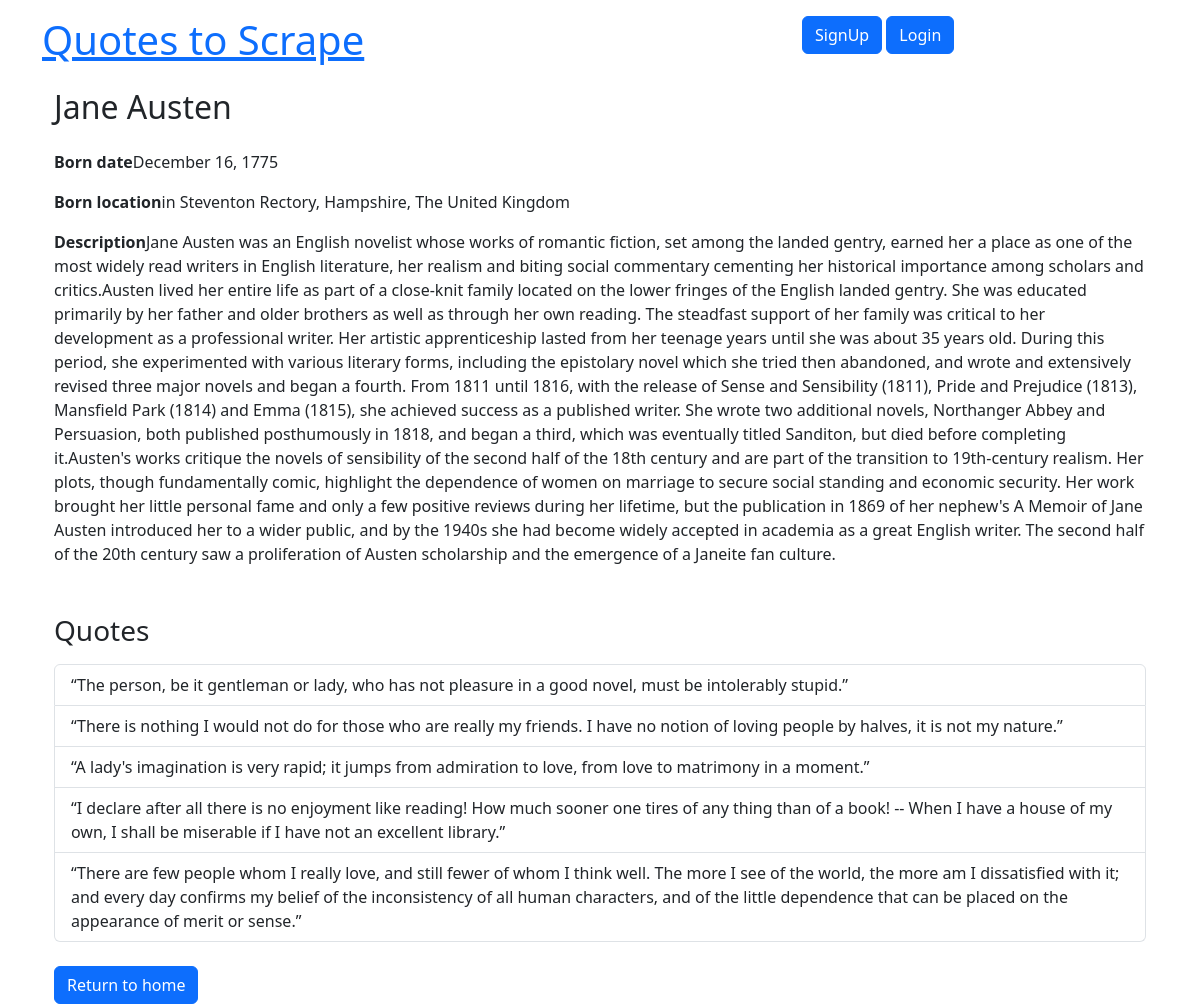
The page /author/2 on the database its author committed.
### quotes/models.py (models this page shows, shortened)
class Author(models.Model):
    fullname = models.CharField(max_length=50)
    born_date = models.CharField(max_length=50)
    born_location = models.CharField(max_length=150)
    description = models.TextField()
    create_at = models.DateTimeField(auto_now_add=True)

class Quote(models.Model):
    quote = models.TextField()
    tags = models.ManyToManyField(Tag)
    author = models.ForeignKey(Author, on_delete=models.CASCADE, default=None, null=True)
    create_at = models.DateTimeField(auto_now_add=True)

### quotes/views.py (the view)
# urls.py: path('author/<int:author_id>', views.author_detail, name='author_detail'),
def author_detail(request, author_id):
    author = get_object_or_404(Author, id=author_id)
    quotes = Quote.objects.filter(author=author)
    return render(request, 'quotes/author_detail.html', {'author': author, 'quotes': quotes})

### quotes/templates/quotes/author_detail.html
{% extends 'quotes/base.html' %}
{% block body %}
<div class="container mt-3">
    <h2>{{ author.fullname }}</h2>
    <div class="author_details mt-4">
        <p><strong>Born date</strong>{{ author.born_date }}</p>
        <p><strong>Born location</strong>{{ author.born_location }}</p>
        <p><strong>Description</strong>{{ author.description }}</p>
    </div>
    <h3 class="mt-5">Quotes</h3>
    <ul class="list-group mt-3">
        {% for quote in quotes %}
        <li class="list-group-item">{{ quote.quote }}</li>
        {% empty %}
        <li class="list-group-item text-muted">This author has no citations.</li>
        {% endfor %}
    </ul>
    <div class="mt-4">
        <a href="{% url 'quotes:home' %}" class="btn btn-primary">Return to home</a>
    </div>
</div>
{% endblock %}

### rows shown on the page
Author: fullname "Jane Austen", born_date "December 16, 1775", born_location "in Steventon Rectory, Hampshire, The United Kingdom", description "Jane Austen was an English novelist whose works of romantic fiction, set among the landed gentry, earned her a place as one of the most widely read writers in English literature, her realism and biting social commentary cementing her historical importance among scholars and critics.Austen lived her entire life as part of a close-knit family located on the lower fringes of the English landed gentry. She was educated primarily by her father and older brothers as well as through her own reading. The steadfast support of her family was critical to her development as a professional writer. Her artistic apprenticeship lasted from her teenage years until she was about 35 years old. During this…"
Quote: quote "“The person, be it gentleman or lady, who has not pleasure in a good novel, must be intolerably stupid.”"
Quote: quote "“There is nothing I would not do for those who are really my friends. I have no notion of loving people by halves, it is not my nature.”"
Quote: quote "“A lady's imagination is very rapid; it jumps from admiration to love, from love to matrimony in a moment.”"
Quote: quote "“I declare after all there is no enjoyment like reading! How much sooner one tires of any thing than of a book! -- When I have a house of my own, I shall be miserable if I have not an excellent library.”"
Quote: quote "“There are few people whom I really love, and still fewer of whom I think well. The more I see of the world, the more am I dissatisfied with it; and every day confirms my belief of the inconsistency of all human characters, and of the little dependence that can be placed on the appearance of merit or sense.”"
